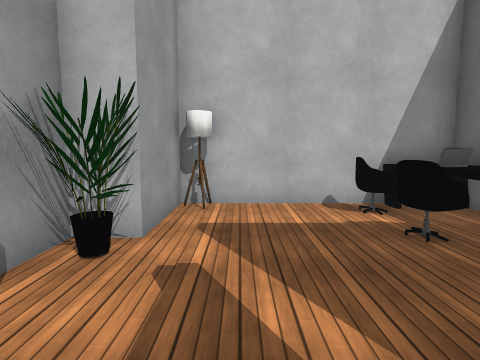
view 1 (above)

17 first-person views from a walk through a scene from a Unity 3-D project. The camera is 1.3 m above the floor, tilts 6° down and sees 80° across. The floor is counted in squares, 1 m on a side. Each view is taken from the middle of a square. On the plan, view 1 faces up. The plan holds only what a view shows up to about 13 squares ahead; the rest is blank. The place goes on beyond the plan. Surface patterns are stand-ins for the level's own textures.

view 2
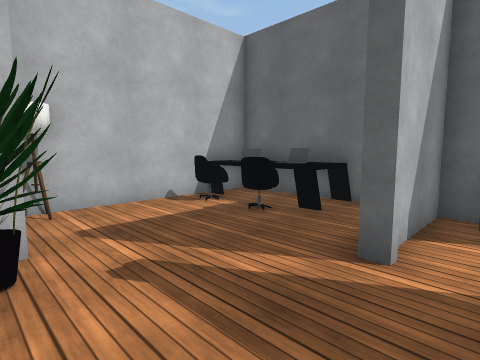

view 3
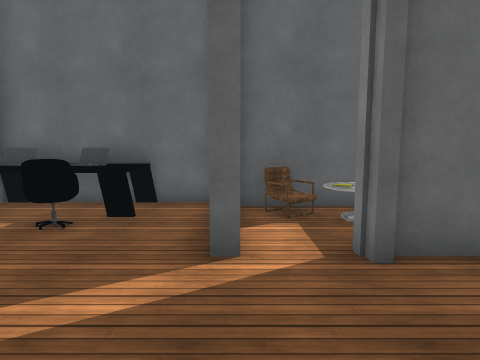

view 4
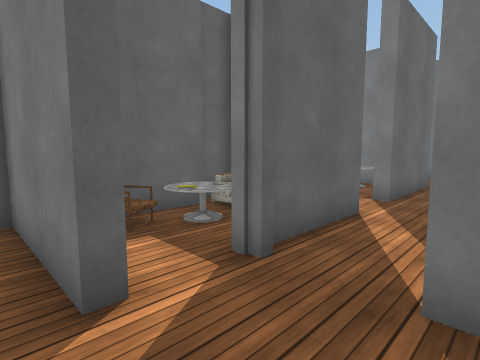

view 5
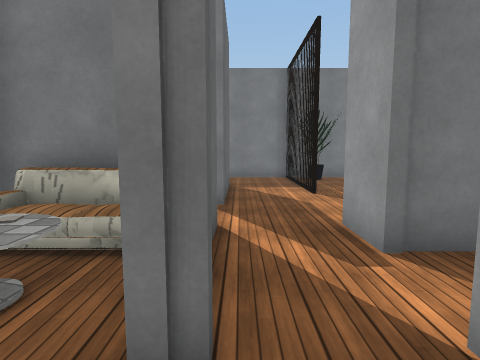

view 6
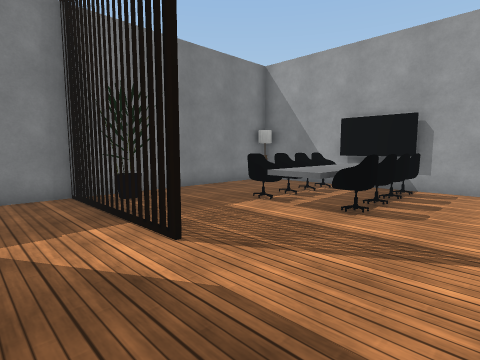

view 7
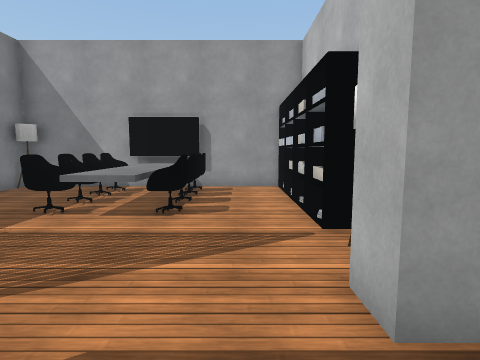

view 8
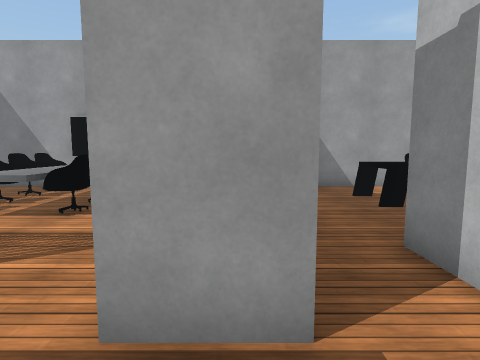

view 9
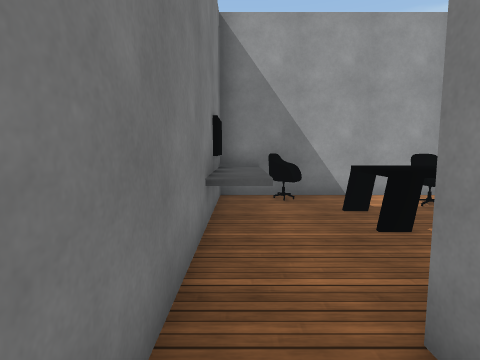

view 10
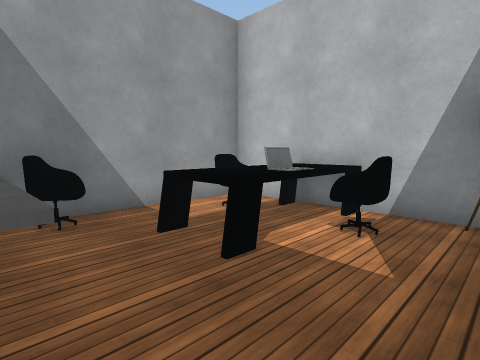

view 11
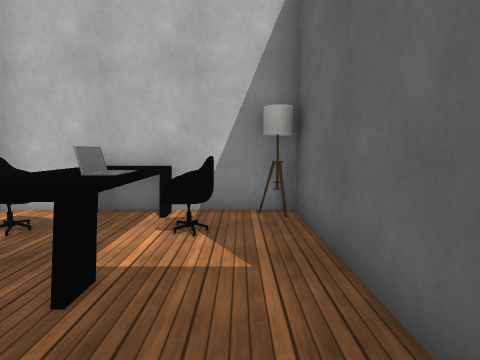

view 12
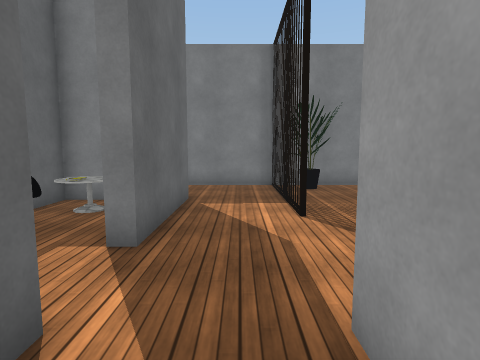

view 13
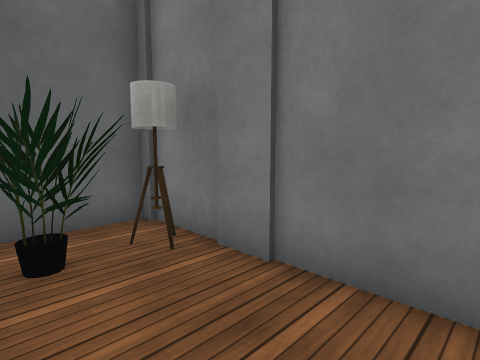

view 14
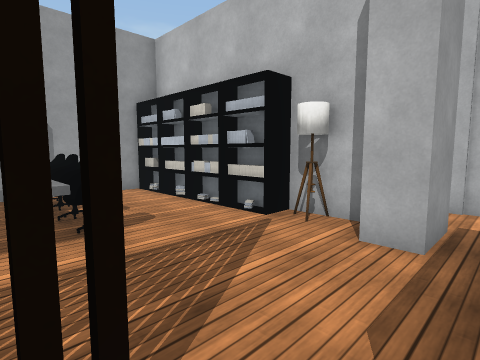

view 15
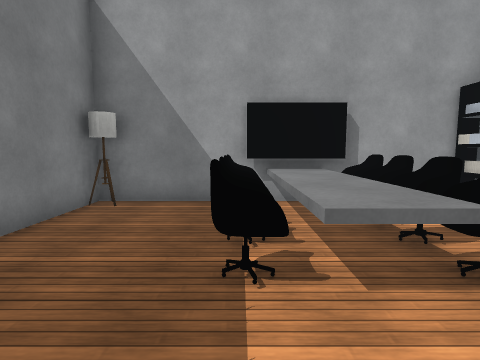

view 16
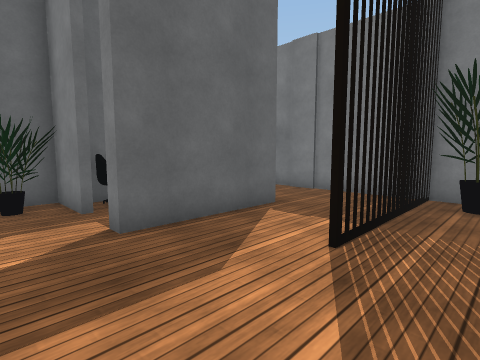

view 17
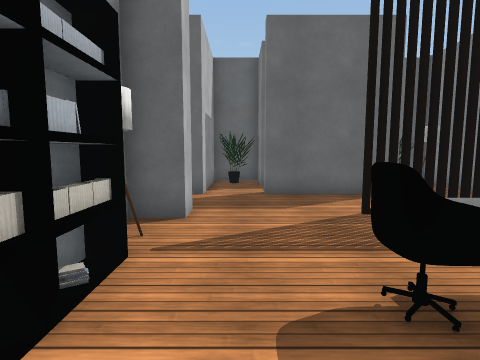

### Floor plan
Key: @ floor where view 1 was taken; # wall or solid block; . floor; = window, fence, low wall or low ledge; ^ raised ledge; C chair; L laptop; T table; B books; A TV; O other object.
Columns run from 9 left of view 1 to 5 right of it. Each row starts with its distance up from view 1.
  7         O######
  6         O...CLT
  5        #.....LT
  4 ###T####O...CLT
  3 #OTTT.#O.....T#
  2 #OTLT.#.......#
  1 #.TT..#....####
  0 #=TT..#..@...C#
 -1 OO....###.#.O=#
 -2 ^A^^......##OT#
 -3 BAOBB#O##..####
 -4 BOOOOO.....####
 -5 #............O#
 -6 #OOOO.....###O#
 -7 #OOOO^....##OO#
 -8 #^^^^^..#.##OT#
 -9 #OOOO...#.. T##
-10 #.......#..#OO#
-11 #.....O.#...OO#
-12 O.....OO#...OO#
-13 ###############

Where each view was taken, in squares from view 1:
view 1: 0 up, 0 right, facing up
view 2: 0 up, 2 left, facing up-right
view 3: 1 up, 2 left, facing right
view 4: 2 up, 1 left, facing down-right
view 5: 1 up, 1 right, facing down
view 6: 4 down, 1 right, facing down-left
view 7: 5 down, 1 right, facing left
view 8: 3 down, 1 right, facing left
view 9: 2 down, 1 left, facing left
view 10: 2 down, 3 left, facing up-left
view 11: 2 down, 4 left, facing up
view 12: 2 down, 0 right, facing down
view 13: 10 down, 0 right, facing down-right
view 14: 8 down, 0 right, facing up-left
view 15: 9 down, 2 left, facing left
view 16: 4 down, 3 left, facing down-right
view 17: 5 down, 7 left, facing right
